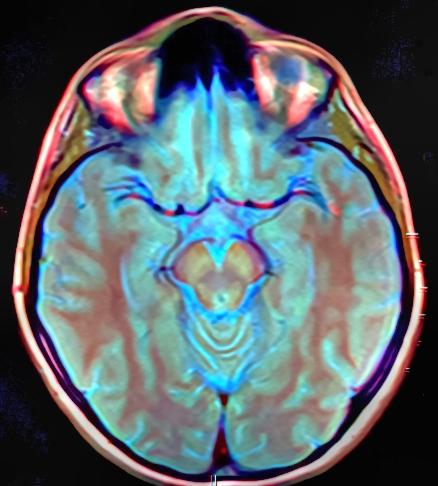
#> input picture HW1/Brain_MRI.png, 438 x 486 px, found by its file name
$ python q1.py
#> lines starting #> are read from the running program, lines starting #| are printed output that depends on the picture
# -*- coding: utf-8 -*-
"""
Created on Mon Mar  8 10:00:41 2021

@author: hatam
"""

import numpy as np
import cv2

def rgbtogray(img_BGR):
    gray=np.zeros_like(img[:,:,0])
    gray=0.299 * img_BGR[:,:,2] + 0.587 * img_BGR[:,:,1] + 0.114 *img_BGR[:,:,0]
    return gray
img=cv2.imread("Brain_MRI.png")
#> img is the input picture: shape (486, 438, 3); mean B, G, R 108.8, 103.5, 92.2
img_gray=cv2.cvtColor(img, cv2.COLOR_BGR2GRAY)
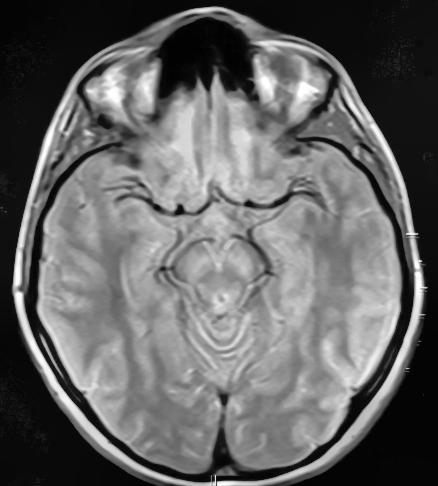
#> img_gray: shape (486, 438); min 0, max 255, mean 100.7

img_gray_3_channel = cv2.cvtColor(img_gray, cv2.COLOR_GRAY2BGR)
Hori = np.concatenate((img, img_gray_3_channel), axis=1)
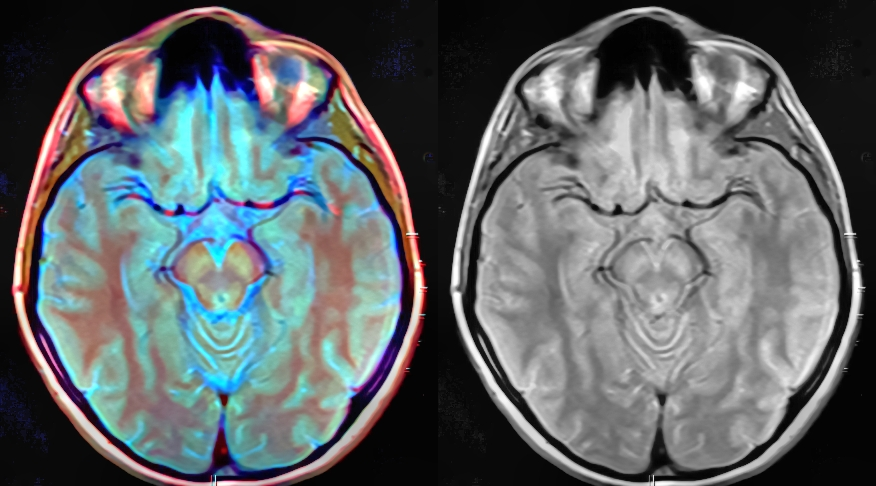
#> Hori: shape (486, 876, 3); mean B, G, R 104.8, 102.1, 96.5
#cv2.imshow('brain',Hori)

# section b
imgeg_rgbtogray=rgbtogray(img)
imgeg_rgbtogray1=imgeg_rgbtogray.astype("uint8")
cv2.imshow('brain_gray_python',img_gray)
cv2.imshow('brain_gray',imgeg_rgbtogray1)
#Gray = np.concatenate((imgeg_rgbtogray, img_gray), axis=1)
#cv2.imshow('brain_gray',Gray)
cv2.waitKey(0)
cv2.destroyAllWindows()

cv2.imwrite("Brain_MRI_grayscale.png",imgeg_rgbtogray1 )

$ run again, with HW1/retina.png copied over HW1/Brain_MRI.png
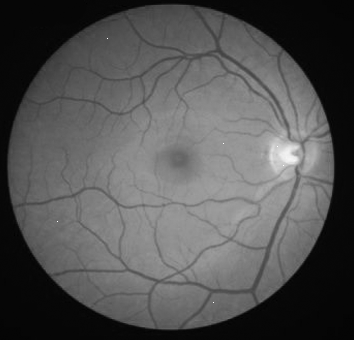
#> input picture HW1/retina.png, 354 x 340 px, found by its file name
#> img is the input picture: shape (340, 354, 3); min 0, max 255, mean 83.1
#> `Hori = np.concatenate((img, img_gray_3_channel), axis=1)`:
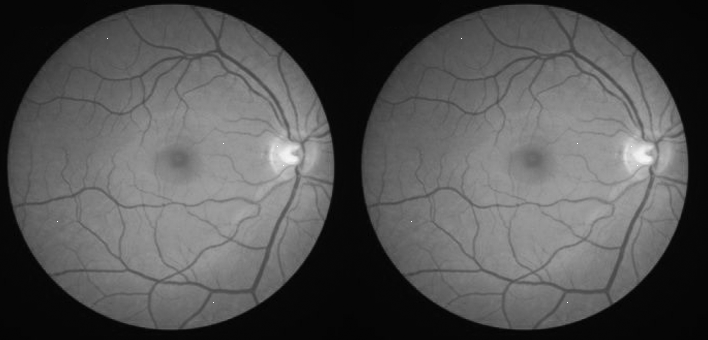
#> Hori: shape (340, 708, 3); min 0, max 255, mean 83.1

$ run again, with HW1/heart_ct.jpg saved as HW1/Brain_MRI.png
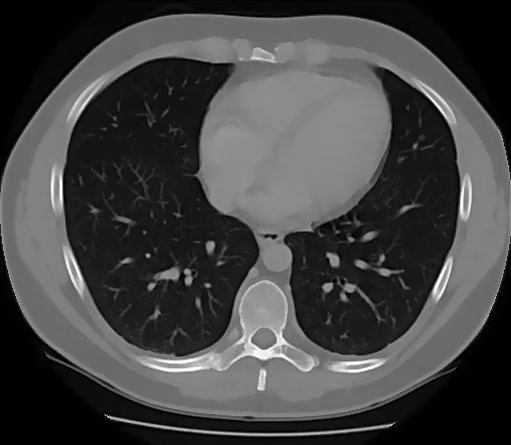
#> input picture HW1/heart_ct.jpg, 511 x 445 px, found by its file name
#> img is the input picture: shape (445, 511, 3); mean B, G, R 67.9, 67.8, 67.9
#> `Hori = np.concatenate((img, img_gray_3_channel), axis=1)`:
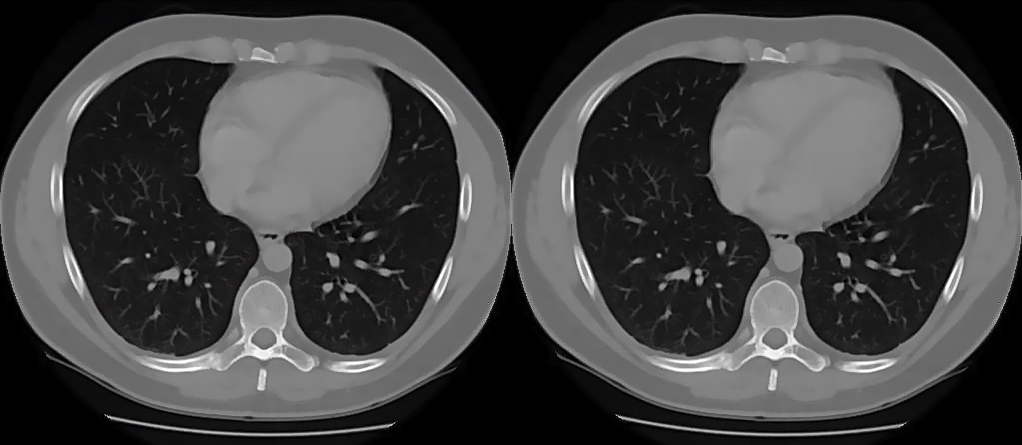
#> Hori: shape (445, 1022, 3); mean B, G, R 67.9, 67.8, 67.9
